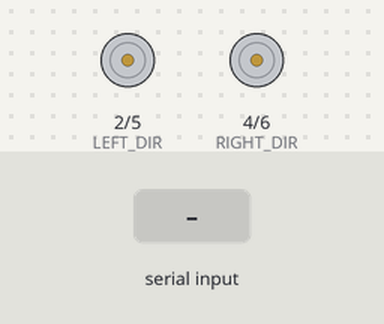
Recording of a sketch running on a simulated Arduino Uno, built with avr-gcc and run on an emulated ATmega328P. On the bench: direction and speed pins drawn as motors (green arrow = direction pin HIGH = forward, orange = LOW = backward, longer = more drive). The inputs (shaded band) are chosen by the test bench. What the sketch prints to the serial monitor is not drawn.

Above: at 1.2 s.
1.3 s: "90,45\n" received over the second serial link
At 1.55 s:
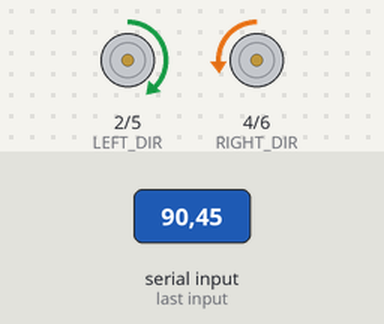
3.3 s: "30,150\n" received over the second serial link
At 3.55 s:
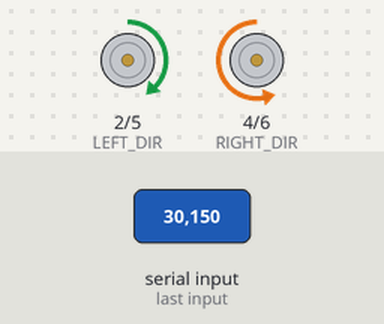
5.3 s: "1,90\n" received over the second serial link
At 5.7 s:
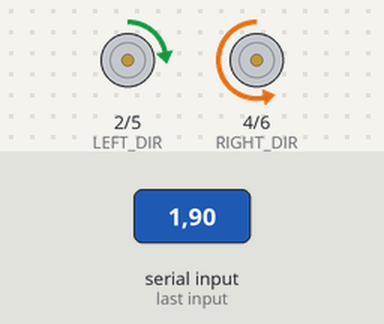
Timing chart, 0 to 8.3 s (numbered marks = the images above; inputs shaded):
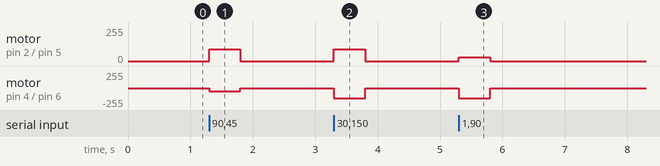

Measured:
- after the input at 1.3 s, motor on pin 2 (LEFT_DIR) / pin 5 (LEFT_PWM): stopped → forward 90/255 at once, → stopped 0.50 s later; motor on pin 4 (RIGHT_DIR) / pin 6 (RIGHT_PWM): stopped → backward 45/255 at once, → stopped 0.50 s later
- after the input at 3.3 s, motor on pin 2 (LEFT_DIR) / pin 5 (LEFT_PWM): stopped → forward 90/255 at once, → stopped 0.50 s later; motor on pin 4 (RIGHT_DIR) / pin 6 (RIGHT_PWM): stopped → backward 150/255 at once, → stopped 0.50 s later
- after the input at 5.3 s, motor on pin 2 (LEFT_DIR) / pin 5 (LEFT_PWM): stopped → forward 30/255 at once, → stopped 0.50 s later; motor on pin 4 (RIGHT_DIR) / pin 6 (RIGHT_PWM): stopped → backward 150/255 at once, → stopped 0.50 s later

The sketch:

Arduino_Motor_Executor_v2.ino
```cpp
/*
  ============================================================
  Vel Project — Arduino Uno R3 Motor Executor (v2: verified pins)
  ============================================================
  Flash this SAME sketch onto BOTH Arduino Uno R3 boards (one
  per rover). It runs no algorithm itself -- it just listens
  for "leftSpeed,rightSpeed\n" commands over a one-way serial
  link from the ESP32 "brain" board and drives the TB6612FNG
  shield accordingly. Plug the shield straight onto the Arduino
  exactly as the LAFVIN kit instructions show -- no rewiring of
  the shield itself is needed.

  ------------------------------------------------------------
  VERIFIED PIN MAP for the LAFVIN 2WD V2.2 shield
  ------------------------------------------------------------
  Confirmed from a real teardown of this exact shield. It uses
  only ONE direction pin per motor (not two), plus a PWM speed
  pin, and does NOT expose a separate STBY pin:

      Left motor direction   -> Arduino pin D2
      Left motor speed (PWM) -> Arduino pin D5
      Right motor direction  -> Arduino pin D4
      Right motor speed (PWM)-> Arduino pin D6

  Truth table (confirmed):
      D2    D5    D4    D6    Result
      HIGH  rate  LOW   rate  drive forward
      LOW   rate  HIGH  rate  drive reverse
      LOW   rate  LOW   rate  rotate left
      HIGH  rate  HIGH  rate  rotate right

  ------------------------------------------------------------
  WIRING: Arduino <-> ESP32 serial link (ONE-WAY, no resistors)
  ------------------------------------------------------------
  Only a single wire is needed, plus a shared ground:

      ESP32 TX (GPIO17) -----------------> Arduino pin 3 (RX)

  We do NOT wire anything from the Arduino back to the ESP32,
  so there's no 5V-into-3.3V-pin risk to worry about.

  IMPORTANT: Arduino GND and ESP32 GND must still be connected
  together (shared ground rail on the breadboard), or the
  serial signal won't read correctly.
  ============================================================
*/

#include <SoftwareSerial.h>

const int ESP32_TX_TO_HERE = 3;   // Arduino pin 3 <- ESP32 TX (GPIO17)
const int UNUSED_TX_PIN    = 11;  // required by the library, not physically wired
SoftwareSerial espLink(ESP32_TX_TO_HERE, UNUSED_TX_PIN);

// ---- Verified LAFVIN V2.2 shield pins ----
const int LEFT_DIR  = 2;
const int LEFT_PWM  = 5;
const int RIGHT_DIR = 4;
const int RIGHT_PWM = 6;

String incoming = "";
unsigned long lastCommandTime = 0;
const unsigned long COMMAND_TIMEOUT_MS = 500;

void driveMotors(int leftSpeed, int rightSpeed) {
  leftSpeed  = constrain(leftSpeed, -255, 255);
  rightSpeed = constrain(rightSpeed, -255, 255);

  digitalWrite(LEFT_DIR, leftSpeed >= 0 ? HIGH : LOW);
  analogWrite(LEFT_PWM, abs(leftSpeed));

  digitalWrite(RIGHT_DIR, rightSpeed >= 0 ? LOW : HIGH);  // inverted per truth table
  analogWrite(RIGHT_PWM, abs(rightSpeed));
}

void setup() {
  pinMode(LEFT_DIR, OUTPUT);
  pinMode(LEFT_PWM, OUTPUT);
  pinMode(RIGHT_DIR, OUTPUT);
  pinMode(RIGHT_PWM, OUTPUT);
  driveMotors(0, 0);

  Serial.begin(9600);       // USB debug monitor (optional, for bench testing)
  espLink.begin(9600);      // link to ESP32

  Serial.println("Arduino motor executor ready (verified LAFVIN V2.2 pins).");
}

void loop() {
  while (espLink.available()) {
    char c = espLink.read();
    if (c == '\n') {
      int commaIndex = incoming.indexOf(',');
      if (commaIndex > 0) {
        int leftSpeed  = incoming.substring(0, commaIndex).toInt();
        int rightSpeed = incoming.substring(commaIndex + 1).toInt();
        driveMotors(leftSpeed, rightSpeed);
        lastCommandTime = millis();
      }
      incoming = "";
    } else if (c != '\r') {
      incoming += c;
    }
  }

  // Safety: if the ESP32 stops talking, stop the motors instead of
  // continuing to run on the last command.
  if (millis() - lastCommandTime > COMMAND_TIMEOUT_MS) {
    driveMotors(0, 0);
  }
}
```
